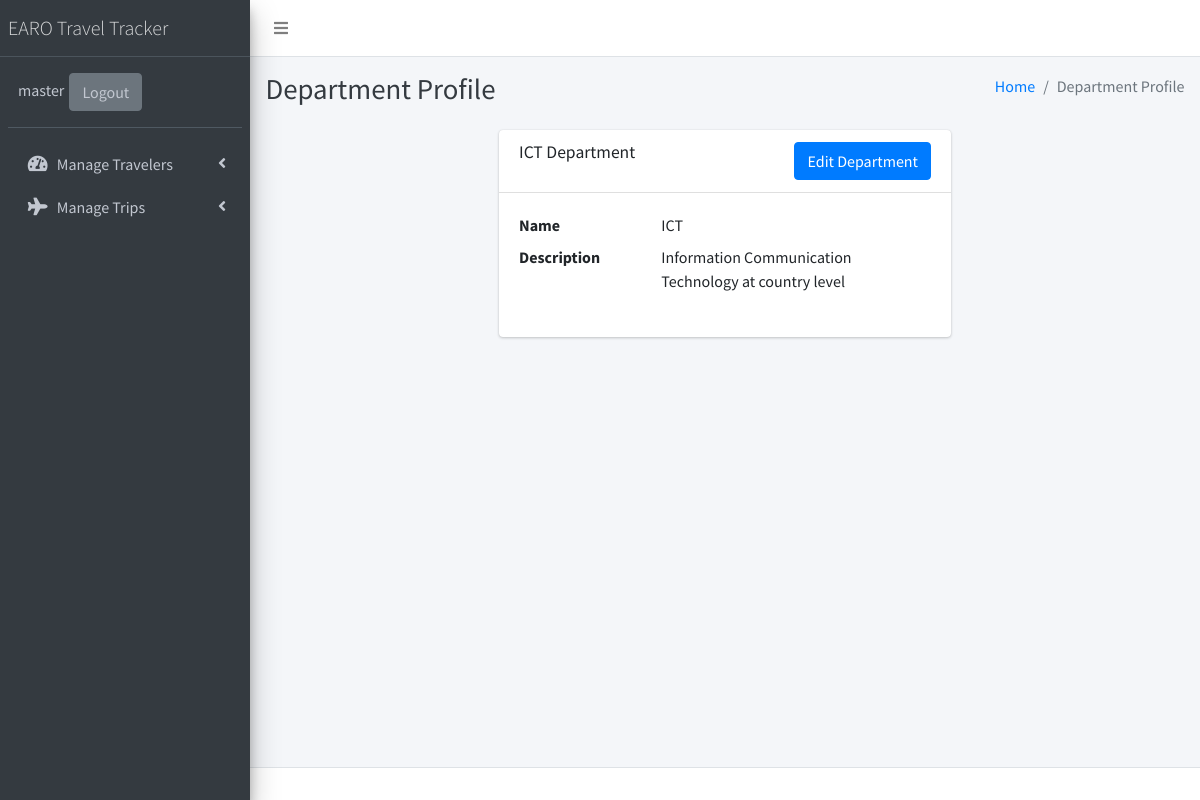
Screenshot of /traveler/department-details/department=1 (signed in) with the database file from the repository.
### traveler/models.py (models this page shows, shortened)
class DepartmentsModel(models.Model):
    department = models.CharField(max_length=50, null=False, blank=False, db_index=True)
    description = models.CharField(max_length=200, null=False, blank=False)

### traveler/views.py (the view)
# urls.py: path('department-details/department=<department_id>', DepartmentDetailView.as_view(), name='u_department_details'),
class DepartmentDetailView(LoginRequiredMixin, DetailView):
    model = DepartmentsModel
    context_object_name = 'department'
    pk_url_kwarg = 'department_id'
    template_name = 'traveler/department_profile.html'
    extra_context = {
        'page_title': 'Department Profile'
    }

### templates/traveler/department_profile.html (shortened to what this page needs)
{% extends 'base.html' %}
{% block content %}
<div class="col-md-6">
  <div class="card">
    <div class="card-header">
      <h3 class="card-title">
        {{department.department}} Department
      </h3>
      <span class="float-right">
        <a href="{% url 'u_edit_department' department_id=department.id %}" class="btn btn-primary right">Edit Department</a>
      </span>
    </div>
    <div class="card-body">
      <dl class="row">
        <dt class="col-sm-4">Name</dt>
        <dd class="col-sm-8">{{department.department}}</dd>
        <dt class="col-sm-4">Description</dt>
        <dd class="col-sm-8"> {{department.description}}</dd>
      </dl>
    </div>
  </div>
</div>
{% endblock content %}

### templates/base.html (shortened to what this page needs)
{% extends 'foundation.html' %}
{% block body %}
<body class="hold-transition sidebar-mini">
<div class="wrapper">
  <nav class="main-header navbar navbar-expand navbar-white navbar-light navbar-fixed">
    <ul class="navbar-nav">
      <li class="nav-item">
        <a class="nav-link" data-widget="pushmenu" href="#" role="button"><i class="fas fa-bars"></i></a>
      </li>
    </ul>
  </nav>
  <aside class="main-sidebar sidebar-dark-primary elevation-4">
    <a href="#" class="brand-link">
      <span class="brand-text font-weight-light">EARO Travel Tracker</span>
    </a>
    <div class="sidebar">
      <div class="user-panel mt-3 pb-3 mb-3 d-flex">
        <div class="info">
          <a href="#" class="d-block">{{request.user}}</a>
        </div>
        <div>
          <a class="btn btn-secondary" href="{% url 'logout' %}">Logout</a>
        </div>
      </div>
      <nav class="mt-2">
        <ul class="nav nav-pills nav-sidebar flex-column" data-widget="treeview" role="menu" data-accordion="false">
          <li class="nav-item">
            <a href="#" class="nav-link">
              <i class="nav-icon fas fa-tachometer-alt"></i>
              <p>
                Manage Travelers
                <i class="right fas fa-angle-left"></i>
              </p>
            </a>
          </li>
          <li class="nav-item">
            <a href="#" class="nav-link">
              <i class="nav-icon fas fa fa-plane"></i>
              <p>
                Manage Trips
                <i class="right fas fa-angle-left"></i>
              </p>
            </a>
          </li>
        </ul>
      </nav>
    </div>
  </aside>
  <div class="content-wrapper">
    <div class="content-header">
      <div class="container-fluid">
        <div class="row mb-2">
          <div class="col-sm-6">
            <h1 class="m-0 text-dark">{{page_title}}</h1>
          </div>
          <div class="col-sm-6">
            <ol class="breadcrumb float-sm-right">
              <li class="breadcrumb-item"><a href="#">Home</a></li>
              <li class="breadcrumb-item active">{{page_title}}</li>
            </ol>
          </div>
        </div>
      </div>
    </div>
    <div class="content">
      <div class="container-fluid">
        <div class="row  justify-content-center">
          {% block content %}
          {% endblock content %}
        </div>
      </div>
    </div>
  </div>
  <footer class="main-footer">
  </footer>
</div>
{% endblock body %}

### rows the page displays
DepartmentsModel: department "ICT", description "Information Communication Technology at country level"

### other values shown
{{ request.user }} "master"
{{ page_title }} "Department Profile"
